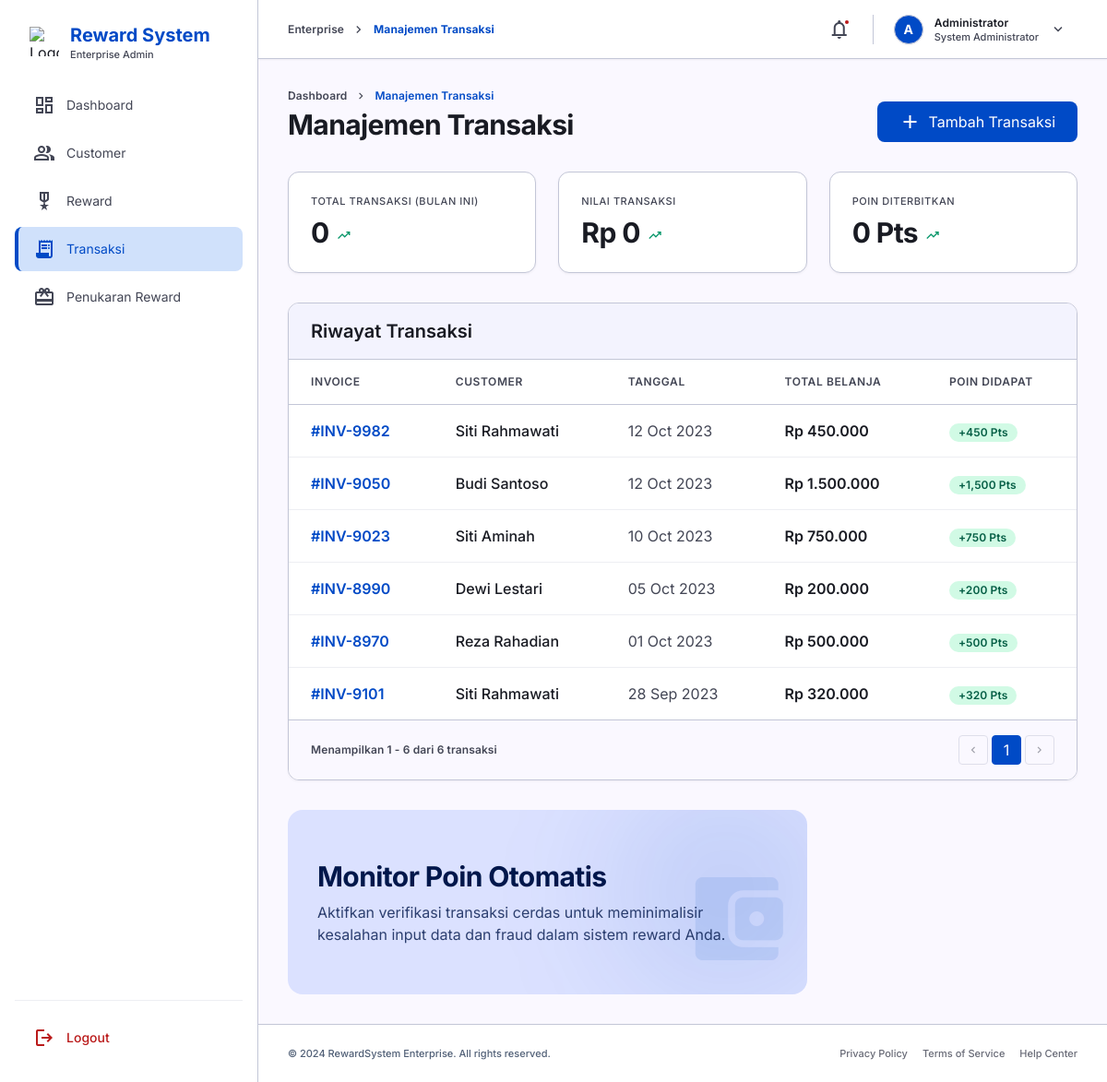
Screenshot of /transaksi/index.php (signed in) with the database file from the repository.
### tables this page shows
CREATE TABLE transaksi (
    id INT AUTO_INCREMENT PRIMARY KEY,
    invoice VARCHAR(50) NOT NULL UNIQUE,
    customer_id INT NOT NULL,
    tanggal DATE NOT NULL,
    total_belanja DECIMAL(15,2) NOT NULL,
    poin_didapat INT NOT NULL,
    created_at TIMESTAMP DEFAULT CURRENT_TIMESTAMP,
    FOREIGN KEY (customer_id) REFERENCES customer(id) ON DELETE CASCADE
);

CREATE TABLE customer (
    id INT AUTO_INCREMENT PRIMARY KEY,
    id_customer VARCHAR(20) NOT NULL UNIQUE,
    nama VARCHAR(100) NOT NULL,
    email VARCHAR(100) NOT NULL,
    no_hp VARCHAR(20) NOT NULL,
    alamat TEXT,
    tier ENUM('Gold', 'Silver', 'Bronze') DEFAULT 'Bronze',
    total_poin INT DEFAULT 0,
    tanggal_daftar DATE NOT NULL,
    created_at TIMESTAMP DEFAULT CURRENT_TIMESTAMP,
    updated_at TIMESTAMP DEFAULT CURRENT_TIMESTAMP ON UPDATE CURRENT_TIMESTAMP
);

### transaksi/index.php (the view, shortened to what this page needs)
<?php
require_once '../config/koneksi.php';
$per_page = 10;
$page_num = isset($_GET['page']) ? max(1, (int)$_GET['page']) : 1;
$offset = ($page_num - 1) * $per_page;
$total = $conn->query("SELECT COUNT(*) as t FROM transaksi")->fetch_assoc()['t'];
$total_pages = max(1, ceil($total / $per_page));
$stmt = $conn->prepare("SELECT t.*, c.nama, c.id_customer FROM transaksi t JOIN customer c ON t.customer_id = c.id ORDER BY t.tanggal DESC LIMIT ? OFFSET ?");
$stmt->bind_param("ii", $per_page, $offset);
$stmt->execute();
$rows = $stmt->get_result();
$bulan_ini = date('Y-m');
$stats_query = $conn->query("
    SELECT
        COUNT(*) as total_transaksi,
        COALESCE(SUM(total_belanja), 0) as total_belanja,
        COALESCE(SUM(poin_didapat), 0) as total_poin
    FROM transaksi
    WHERE DATE_FORMAT(tanggal, '%Y-%m') = '$bulan_ini'
");
$stats = $stats_query->fetch_assoc();
if (!$stats || $stats['total_transaksi'] == 0) {
    $stats = [
        'total_transaksi' => 0,
        'total_belanja' => 0,
        'total_poin' => 0
    ];
}
require_once '../includes/header.php';
?>
<body class="bg-background text-on-surface antialiased min-h-screen flex">
  <?php require_once '../includes/sidebar.php'; ?>
  <div class="flex-1 w-full lg:ml-[280px] lg:w-auto flex flex-col min-h-screen transition-all duration-300">
    <?php require_once '../includes/topbar.php'; ?>
    <main class="flex-1 pt-24 px-margin-mobile lg:px-margin-desktop pb-8 max-w-container-max mx-auto w-full">
      <div class="flex flex-col sm:flex-row justify-between items-start sm:items-end mb-8 gap-4">
        <div>
          <nav class="flex items-center gap-2 text-on-surface-variant mb-1">
            <span class="text-label-md font-label-md">Dashboard</span>
            <span class="material-symbols-outlined text-[14px]">chevron_right</span>
            <span class="text-label-md font-label-md text-primary">Manajemen Transaksi</span>
          </nav>
          <h2 class="font-display-md text-display-md text-on-surface">Manajemen Transaksi</h2>
        </div>
        <a href="tambah.php" class="bg-primary text-on-primary px-6 py-2.5 rounded-lg flex items-center gap-2 font-body-md hover:shadow-lg transition-all active:scale-[0.98] w-full sm:w-auto justify-center">
          <span class="material-symbols-outlined">add</span>
          Tambah Transaksi
        </a>
      </div>
      <div class="grid grid-cols-1 md:grid-cols-3 gap-gutter mb-8">
        <div class="bg-surface-container-lowest p-6 rounded-xl border border-outline-variant shadow-[0px_1px_3px_rgba(0,0,0,0.05)]">
          <p class="font-label-sm text-label-sm text-on-surface-variant uppercase tracking-wider">Total Transaksi (Bulan Ini)</p>
          <div class="mt-2 flex items-baseline gap-2">
            <span class="font-display-md text-display-md text-on-surface"><?= number_format($stats['total_transaksi']) ?></span>
            <span class="text-emerald-600 text-label-md font-bold flex items-center">
              <span class="material-symbols-outlined text-[16px]">trending_up</span>
            </span>
          </div>
        </div>
        <div class="bg-surface-container-lowest p-6 rounded-xl border border-outline-variant shadow-[0px_1px_3px_rgba(0,0,0,0.05)]">
          <p class="font-label-sm text-label-sm text-on-surface-variant uppercase tracking-wider">Nilai Transaksi</p>
          <div class="mt-2 flex items-baseline gap-2">
            <?php
            $total_belanja = $stats['total_belanja'];
            if ($total_belanja >= 1000000) {
                $display = 'Rp ' . number_format($total_belanja / 1000000, 1) . 'M';
            } elseif ($total_belanja >= 1000) {
                $display = 'Rp ' . number_format($total_belanja / 1000, 0) . 'K';
            } else {
                $display = 'Rp ' . number_format($total_belanja, 0);
            }
            ?>
            <span class="font-display-md text-display-md text-on-surface"><?= $display ?></span>
            <span class="text-emerald-600 text-label-md font-bold flex items-center">
              <span class="material-symbols-outlined text-[16px]">trending_up</span>
            </span>
          </div>
        </div>
        <div class="bg-surface-container-lowest p-6 rounded-xl border border-outline-variant shadow-[0px_1px_3px_rgba(0,0,0,0.05)]">
          <p class="font-label-sm text-label-sm text-on-surface-variant uppercase tracking-wider">Poin Diterbitkan</p>
          <div class="mt-2 flex items-baseline gap-2">
            <span class="font-display-md text-display-md text-on-surface"><?= number_format($stats['total_poin']) ?> Pts</span>
            <span class="text-emerald-600 text-label-md font-bold flex items-center">
              <span class="material-symbols-outlined text-[16px]">trending_up</span>
            </span>
          </div>
        </div>
      </div>
      <div class="bg-surface-container-lowest rounded-xl border border-outline-variant shadow-[0px_1px_3px_rgba(0,0,0,0.05)] overflow-hidden">
        <div class="px-6 py-4 border-b border-outline-variant bg-surface-container-low flex justify-between items-center">
          <h3 class="font-headline-md text-headline-md">Riwayat Transaksi</h3>
        </div>
        <div class="overflow-x-auto">
          <table class="w-full text-left border-collapse">
            <thead>
              <tr class="bg-surface-container-lowest text-on-surface-variant">
                <th class="px-6 py-4 font-label-md text-label-md uppercase tracking-wider border-b border-outline-variant">Invoice</th>
                <th class="px-6 py-4 font-label-md text-label-md uppercase tracking-wider border-b border-outline-variant">Customer</th>
                <th class="px-6 py-4 font-label-md text-label-md uppercase tracking-wider border-b border-outline-variant">Tanggal</th>
                <th class="px-6 py-4 font-label-md text-label-md uppercase tracking-wider border-b border-outline-variant">Total Belanja</th>
                <th class="px-6 py-4 font-label-md text-label-md uppercase tracking-wider border-b border-outline-variant">Poin Didapat</th>
              </tr>
            </thead>
            <tbody class="divide-y divide-outline-variant/30">
              <?php if ($rows->num_rows === 0): ?>
                <tr>
                  <td colspan="5" class="px-6 py-10 text-center font-body-md text-on-surface-variant">Belum ada data transaksi.</td>
                </tr>
              <?php else: ?>
                <?php while ($r = $rows->fetch_assoc()): ?>
                  <tr class="hover:bg-surface-container-low transition-colors group">
                    <td class="px-6 py-4">
                      <span class="font-body-md font-semibold text-primary">#<?= htmlspecialchars($r['invoice']) ?></span>
                    </td>
                    <td class="px-6 py-4">
                      <div class="flex items-center gap-3">
                        <span class="font-body-md text-on-surface font-medium"><?= htmlspecialchars($r['nama']) ?></span>
                      </div>
                    </td>
                    <td class="px-6 py-4">
                      <span class="font-body-md text-on-surface-variant"><?= date('d M Y', strtotime($r['tanggal'])) ?></span>
                    </td>
                    <td class="px-6 py-4 font-body-md text-on-surface font-semibold">
                      Rp <?= number_format($r['total_belanja'], 0, ',', '.') ?>
                    </td>
                    <td class="px-6 py-4">
                      <span class="inline-flex items-center px-2.5 py-0.5 rounded-full text-label-md bg-emerald-100 text-emerald-800">
                        +<?= number_format($r['poin_didapat']) ?> Pts
                      </span>
                    </td>
                  </tr>
                <?php endwhile; ?>
              <?php endif; ?>
            </tbody>
          </table>
        </div>
        <div class="px-4 lg:px-6 py-4 bg-surface border-t border-outline-variant flex flex-col sm:flex-row justify-between items-center gap-3">
          <p class="font-label-md text-label-md text-on-surface-variant text-center sm:text-left">
            Menampilkan <?= $offset + 1 ?> - <?= min($offset + $per_page, $total) ?> dari <?= number_format($total) ?> transaksi
          </p>
          <div class="flex gap-1">
            <a href="?page=<?= max(1, $page_num - 1) ?>" class="w-8 h-8 flex items-center justify-center rounded border border-outline-variant bg-surface text-on-surface-variant <?= $page_num <= 1 ? 'opacity-50 pointer-events-none' : 'hover:bg-surface-container' ?>">
              <span class="material-symbols-outlined text-sm">chevron_left</span>
            </a>
            <?php
            $start_page = max(1, $page_num - 1);
            $end_page = min($total_pages, $page_num + 1);
            for ($p = $start_page; $p <= $end_page; $p++):
            ?>
              <a href="?page=<?= $p ?>" class="w-8 h-8 flex items-center justify-center rounded border <?= $p === $page_num ? 'border-primary bg-primary text-on-primary' : 'border-outline-variant bg-surface text-on-surface-variant hover:bg-surface-container' ?> font-body-md">
                <?= $p ?>
              </a>
            <?php endfor; ?>
            <a href="?page=<?= min($total_pages, $page_num + 1) ?>" class="w-8 h-8 flex items-center justify-center rounded border border-outline-variant bg-surface text-on-surface-variant <?= $page_num >= $total_pages ? 'opacity-50 pointer-events-none' : 'hover:bg-surface-container' ?>">
              <span class="material-symbols-outlined text-sm">chevron_right</span>
            </a>
          </div>
        </div>
      </div>
      <div class="grid grid-cols-1 lg:grid-cols-3 gap-gutter mt-8">
        <div class="lg:col-span-2 bg-primary-fixed p-8 rounded-2xl relative overflow-hidden flex flex-col justify-center min-h-[200px]">
          <div class="z-10">
            <h4 class="font-display-md text-display-md text-on-primary-fixed mb-2">Monitor Poin Otomatis</h4>
            <p class="font-body-lg text-on-primary-fixed opacity-80 max-w-md">
              Aktifkan verifikasi transaksi cerdas untuk meminimalisir kesalahan input data dan fraud dalam sistem reward Anda.
            </p>
          </div>
          <div class="absolute right-[-40px] top-[-40px] w-64 h-64 bg-primary/10 rounded-full blur-3xl"></div>
          <div class="absolute right-4 bottom-4">
            <span class="material-symbols-outlined text-[120px] text-primary/10" style="font-variation-settings: 'FILL' 1;">account_balance_wallet</span>
          </div>
        </div>
      </div>
    </main>
    <footer class="mt-auto py-4 lg:py-6 px-margin-mobile lg:px-margin-desktop border-t border-outline-variant bg-surface-container-lowest flex flex-col sm:flex-row justify-between items-center w-full gap-3">
      <p class="font-label-sm text-label-sm text-secondary text-center sm:text-left">© 2024 RewardSystem Enterprise. All rights reserved.</p>
      <div class="flex gap-4">
        <a class="font-label-sm text-label-sm text-on-surface-variant hover:text-primary transition-colors opacity-80 hover:opacity-100" href="#">Privacy Policy</a>
        <a class="font-label-sm text-label-sm text-on-surface-variant hover:text-primary transition-colors opacity-80 hover:opacity-100" href="#">Terms of Service</a>
        <a class="font-label-sm text-label-sm text-on-surface-variant hover:text-primary transition-colors opacity-80 hover:opacity-100" href="#">Help Center</a>
      </div>
    </footer>
  </div>
</body>
</html>

### includes/header.php (style rules this page uses)
.material-symbols-outlined { font-variation-settings: 'FILL' 0, 'wght' 400, 'GRAD' 0, 'opsz' 24; }

### rows the page displays
transaksi: invoice "INV-9982", customer.nama "Siti Rahmawati", tanggal "12 Oct 2023", total_belanja "450.000", poin_didapat "450"
transaksi: invoice "INV-9050", customer.nama "Budi Santoso", tanggal "12 Oct 2023", total_belanja "1.500.000", poin_didapat "1,500"
transaksi: invoice "INV-9023", customer.nama "Siti Aminah", tanggal "10 Oct 2023", total_belanja "750.000", poin_didapat "750"
transaksi: invoice "INV-8990", customer.nama "Dewi Lestari", tanggal "05 Oct 2023", total_belanja "200.000", poin_didapat "200"
transaksi: invoice "INV-8970", customer.nama "Reza Rahadian", tanggal "01 Oct 2023", total_belanja "500.000", poin_didapat "500"
transaksi: invoice "INV-9101", customer.nama "Siti Rahmawati", tanggal "28 Sep 2023", total_belanja "320.000", poin_didapat "320"

### other values shown
$page_title "Manajemen Transaksi"
substr($_SESSION['admin_nama'], 0, 1) "A"
$_SESSION['admin_nama'] "Administrator"
$stats['total_transaksi'] "0"
$display "Rp 0"
$stats['total_poin'] "0"
$offset + 1 "1"
min($offset + $per_page, $total) "6"
$total "6"
